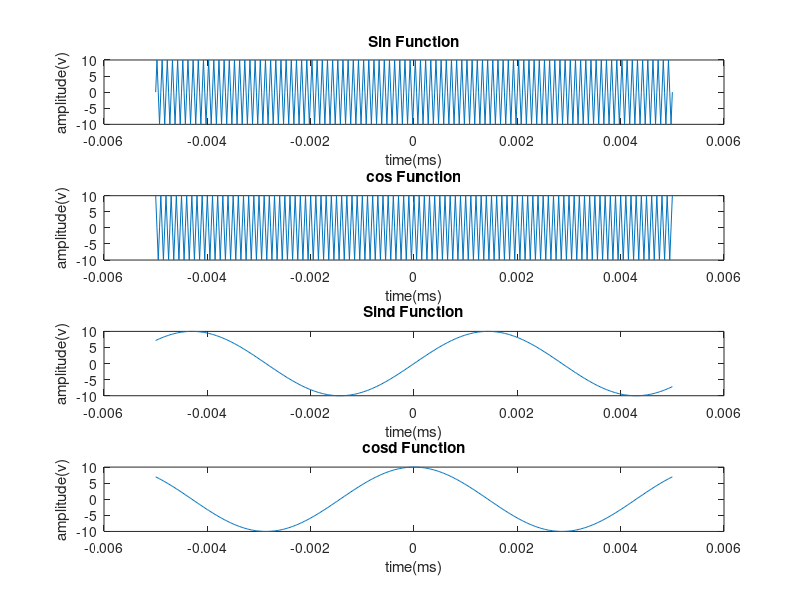

Write the MATLAB code that produced this figure.
clc;
clear all;
close all;
% % Sample Problem 2: Generate a sinusoidal signal with 10 kHz and show it for 10ms.
% % Assume amplitude values and necessary data.

t=-0.005:0.000025:0.005; %defining time variable
f=10000;   % % given signl freuency is 10khz
A=10;   % Amplitude of this singnl
X1=A*sin(2*pi*f*t);  % a sinusoidal signal euation
X2=A*cos(2*pi*f*t);
X3=A*sind(2*pi*f*t);
X4=A*cosd(2*pi*f*t);

subplot(4,1,1)  % it will plot the signal in the to
plot(t,X1)
xlabel("time(ms)")
ylabel("amplitude(v)")
title("Sin Function")

subplot(4,1,2)
plot(t,X2)
xlabel("time(ms)")
ylabel("amplitude(v)")
title("cos Function")

subplot(4,1,3)
plot(t,X3)
xlabel("time(ms)")
ylabel("amplitude(v)")
title("Sind Function")

subplot(4,1,4)
plot(t,X4)
xlabel("time(ms)")
ylabel("amplitude(v)")
title("cosd Function")
